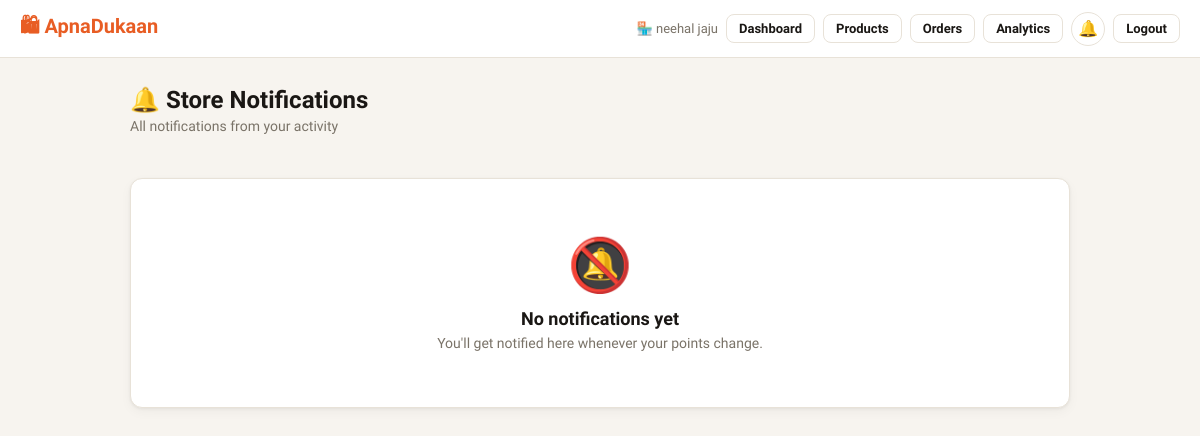
The page /owner/notifications (signed in) on the database as committed earlier.
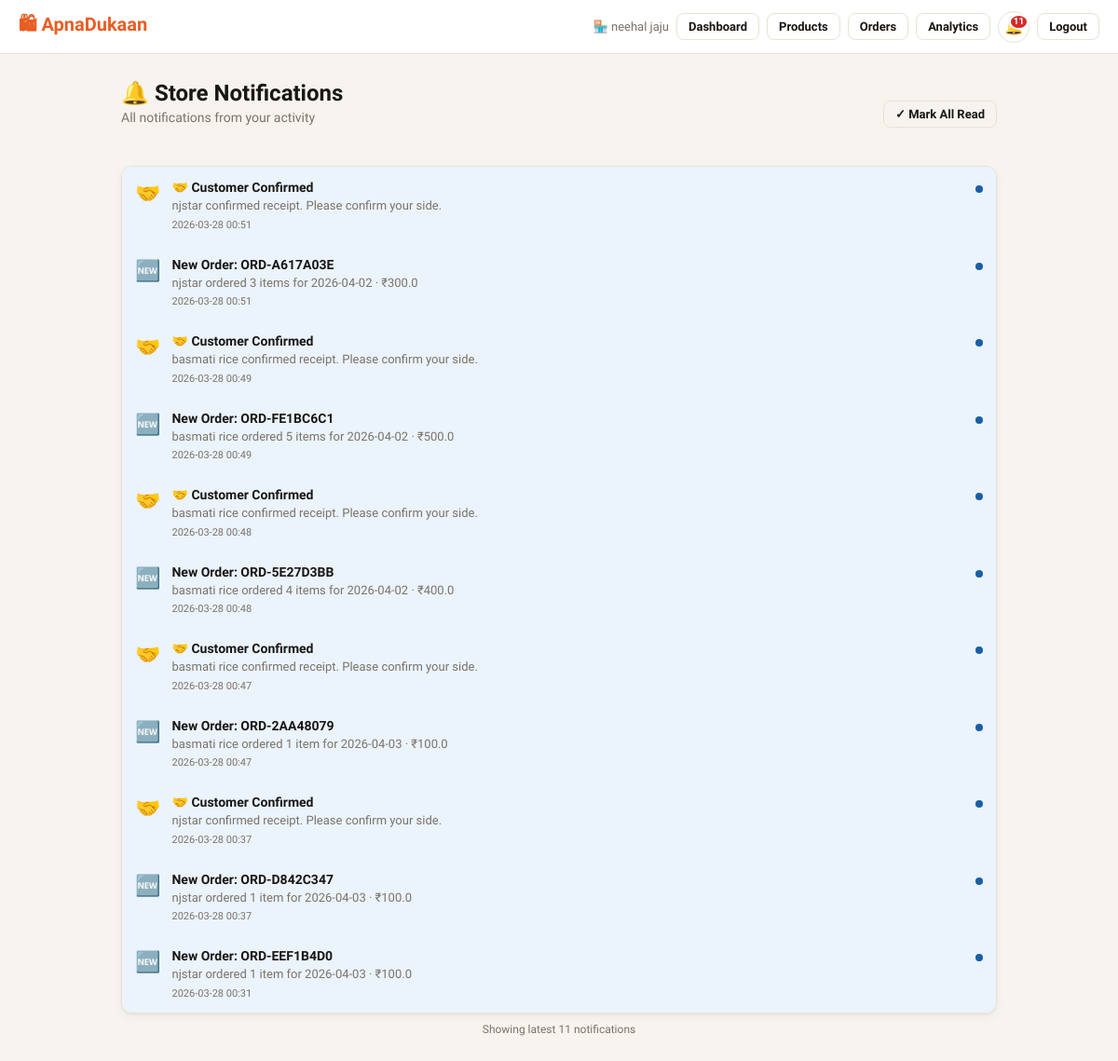
The same page on the database as committed later.
### tables this page shows
CREATE TABLE notifications(
  notif_id    TEXT PRIMARY KEY,
  recipient_type TEXT NOT NULL CHECK(recipient_type IN('customer','owner')),
  recipient_id   TEXT NOT NULL,
  title          TEXT NOT NULL,
  body           TEXT NOT NULL,
  icon           TEXT NOT NULL DEFAULT '🔔',
  is_read        INTEGER NOT NULL DEFAULT 0,
  link           TEXT NOT NULL DEFAULT '',
  created_at     TEXT NOT NULL DEFAULT(datetime('now'))
);

### app.py (the view)
    @app.route("/owner/notifications")
    @owner_required
    def owner_notifications():
        sid = session["store_id"]
        notifs = _get_notifs("owner", sid)
        get_db().execute(
            "UPDATE notifications SET is_read=1 WHERE recipient_type='owner' AND recipient_id=?",
            (sid,))
        get_db().commit()
        return render_template("notifications.html", notifs=notifs,
                               customer_name=session.get("owner_name"), page_title="Store Notifications")

### app.py (called while the page is built)
def _register_db_hooks(app):
    @app.teardown_appcontext
    def close_db(exc=None):
        db = g.pop("db", None)
        if db: db.close()

def get_db():
    if "db" not in g:
        from flask import current_app
        g.db = sqlite3.connect(current_app.config["DB_PATH"], timeout=30, check_same_thread=False)
        g.db.row_factory = sqlite3.Row
        for pragma in ("PRAGMA journal_mode=WAL","PRAGMA busy_timeout=30000",
                       "PRAGMA synchronous=NORMAL","PRAGMA foreign_keys=ON"):
            g.db.execute(pragma)
    return g.db

def get_unread_count(recipient_type, recipient_id):
    try:
        r = get_db().execute(
            "SELECT COUNT(*) FROM notifications WHERE recipient_type=? AND recipient_id=? AND is_read=0",
            (recipient_type, recipient_id)).fetchone()
        return r[0] if r else 0
    except Exception:
        return 0

def owner_required(f):
    @wraps(f)
    def d(*a,**kw):
        if not session.get("owner_id"):
            flash("Please log in to access your store dashboard.","error")
            return redirect(url_for("owner_login"))
        return f(*a,**kw)
    return d

def _register_security_headers(app):
    @app.after_request
    def add_headers(response):
        h = response.headers
        h["X-Content-Type-Options"]="nosniff"; h["X-Frame-Options"]="SAMEORIGIN"
        h["X-XSS-Protection"]="1; mode=block"; h["Referrer-Policy"]="strict-origin-when-cross-origin"
        h["Permissions-Policy"]="geolocation=(self),microphone=(),camera=()"
        if app.config.get("SESSION_COOKIE_SECURE"):
            h["Strict-Transport-Security"]="max-age=31536000; includeSubDomains"
        if request.path.startswith(("/owner/","/my-","/control-panel/")):
            h["Cache-Control"]="no-store,no-cache,must-revalidate,private"
        return response

### templates/notifications.html (shortened to what this page needs)
{% extends "base.html" %}
{% block content %}
<div style="display:flex;align-items:center;justify-content:space-between;margin-bottom:20px;flex-wrap:wrap;gap:10px;">
  <div>
    <h1 class="page-title">🔔 {{ page_title }}</h1>
    <p class="page-subtitle">All notifications from your activity</p>
  </div>
  {% if notifs %}
  <form method="POST" action="/notifications/mark-read">
    <button class="btn btn-outline btn-sm" type="submit">✓ Mark All Read</button>
  </form>
  {% endif %}
</div>
{% if not notifs %}
<div class="card" style="text-align:center;padding:56px;">
  <div style="font-size:52px;margin-bottom:12px;">🔕</div>
  <div style="font-weight:600;font-size:18px;margin-bottom:6px;">No notifications yet</div>
  <p style="color:var(--muted);font-size:14px;">You'll get notified here whenever your points change.</p>
</div>
{% else %}
<div class="card" style="padding:0;overflow:hidden;">
  {% for n in notifs %}
  <a href="{{ n.link or '#' }}" style="display:block;color:inherit;text-decoration:none;">
    <div class="notif-item {% if not n.is_read %}unread{% endif %}">
      <div class="notif-icon">{{ n.icon }}</div>
      <div style="flex:1;">
        <div class="notif-title">{{ n.title }}</div>
        <div class="notif-body">{{ n.body }}</div>
        <div class="notif-time">{{ n.created_at[:16].replace('T',' ') }}</div>
      </div>
      {% if not n.is_read %}
      <div style="width:8px;height:8px;border-radius:50%;background:var(--blue);
                  flex-shrink:0;margin-top:6px;" title="Unread"></div>
      {% endif %}
    </div>
  </a>
  {% endfor %}
</div>
<div style="text-align:center;margin-top:10px;font-size:12px;color:var(--muted);">
  Showing latest {{ notifs|length }} notification{{ 's' if notifs|length != 1 }}
</div>
{% endif %}
{% endblock %}

### templates/base.html (shortened to what this page needs)
<!DOCTYPE html>
<html lang="en">
<head>
</head>
<body>
<nav class="nav">
  <a href="/" class="nav-brand">🛍 ApnaDukaan</a>
  <div class="nav-actions">
    <div id="nav-menu" class="nav-menu">
      {% if session.customer_name %}
      <span class="nav-user">👤 {{ session.customer_name }}</span>
      <form action="/search_product" method="GET" class="nav-search">
        <input
          type="text"
          name="q"
          placeholder="Search products..."
          class="nav-search-input"
        >
      </form>
      <a href="/my-orders" class="btn btn-outline btn-sm">🛒 My Orders</a>
      <a href="/my-points" class="btn btn-outline btn-sm">⭐ Points</a>
      <a href="/scan" class="btn btn-outline btn-sm">📷 Scan</a>
      {% if cart_count > 0 %}
        <span class="points-pill">🛒 {{ cart_count }} · ₹{{ cart_total }}</span>
      {% endif %}
      <a href="/notifications" class="notif-bell nav-item nav-highlight" title="Notifications">
        <span class="notif-bell-icon">🔔{% if notif_count > 0 %}<span class="notif-dot">{{ notif_count if notif_count < 100 else '99+' }}</span>{% endif %}</span><span>Notifications</span>
      </a>
      <a href="/customer/logout" class="btn btn-outline btn-sm">Logout</a>
    {% elif session.owner_id %}
      <span class="nav-user">🏪 {{ owner_name }}</span>
      <a href="/owner/dashboard" class="btn btn-outline btn-sm">Dashboard</a>
      <a href="/owner/products" class="btn btn-outline btn-sm">Products</a>
      <a href="/owner/orders" class="btn btn-outline btn-sm">Orders</a>
      <a href="/owner/analytics" class="btn btn-outline btn-sm">Analytics</a>
      <a href="/owner/notifications" class="notif-bell nav-item nav-highlight" title="Notifications">
        <span class="notif-bell-icon">🔔{% if notif_count > 0 %}<span class="notif-dot">{{ notif_count if notif_count < 100 else '99+' }}</span>{% endif %}</span><span>Notifications</span>
      </a>
      <a href="/owner/logout" class="btn btn-outline btn-sm">Logout</a>
    {% endif %}
    </div>
    </div>
</nav>
<div class="container">
  {% block content %}{% endblock %}
</div>
</body>
</html>

### templates/base.html (style rules this page uses)
:root { --bg:#F7F4EF;--card:#fff;--border:#E8E2D8;--text:#1A1714;--muted:#7A7368; --orange:#E85D24;--ol:#FEF0E9;--green:#1D9E75;--gl:#EAF7F1;--blue:#185FA5;--bl:#EBF3FC; --red:#D42B2B;--rl:#FEF0F0;--yellow:#CA8A04;--yl:#FEFCE8;--r:12px; --sh:0 1px 3px rgba(0,0,0,.06),0 4px 12px rgba(0,0,0,.04); }
* { box-sizing:border-box;margin:0;padding:0; }
body { font-family:'Plus Jakarta Sans',sans-serif;background:var(--bg);color:var(--text);min-height:100vh; }
a { color:inherit;text-decoration:none; }
.nav { background:var(--card);border-bottom:1px solid var(--border);padding:0 20px; display:flex;align-items:center;justify-content:space-between;height:58px;position:sticky;top:0;z-index:100; }
.nav-brand { font-size:20px;font-weight:700;color:var(--orange); }
.nav-actions { display:flex;align-items:center;gap:8px;flex-wrap:wrap; }
.nav-user { font-size:13px;color:var(--muted); }
.container { max-width:980px;margin:0 auto;padding:28px 20px; }
.page-title { font-size:24px;font-weight:700;margin-bottom:4px; }
.page-subtitle { font-size:14px;color:var(--muted);margin-bottom:24px; }
.card { background:var(--card);border:1px solid var(--border);border-radius:var(--r);padding:20px;box-shadow:var(--sh); }
.btn { display:inline-flex;align-items:center;gap:6px;padding:9px 18px;border-radius:8px; font-size:14px;font-weight:600;cursor:pointer;border:none;transition:all .15s;font-family:inherit; }
.btn-outline { background:transparent;border:1.5px solid var(--border);color:var(--text); }
.btn-sm { padding:6px 12px;font-size:13px; }
.notif-bell { position:relative;display:inline-flex;align-items:center;justify-content:center; width:34px;height:34px;border-radius:50%;border:1.5px solid var(--border); background:var(--card);cursor:pointer;font-size:16px;transition:all .15s; }
.notif-bell-icon { position:relative;display:inline-flex;align-items:center;justify-content:center;line-height:1; }
.notif-dot { position:absolute;top:-6px;right:-6px;background:var(--red);color:#fff; border-radius:50%;min-width:17px;height:17px;font-size:10px;font-weight:700; display:flex;align-items:center;justify-content:center;padding:0 3px; border:2px solid var(--card); }
.notif-item { display:flex;gap:12px;padding:14px;border-bottom:1px solid var(--border); align-items:flex-start;transition:background .1s; }
.notif-item:last-child { border-bottom:none; }
.notif-item.unread { background:var(--bl); }
.notif-icon { font-size:22px;flex-shrink:0;margin-top:2px; }
.notif-title { font-weight:700;font-size:14px;margin-bottom:2px; }
.notif-body { font-size:13px;color:var(--muted);line-height:1.5; }
.notif-time { font-size:11px;color:var(--muted);margin-top:4px; }
.nav-menu { display: flex;align-items: center;gap: 8px }

Rows that differ between the two databases and show on the page:
added notifications: icon "🤝", title "🤝 Customer Confirmed", body "njstar confirmed receipt. Please confirm your side.", created_at "2026-03-28 00:51", is_read 0 (drawn)
added notifications: icon "🆕", title "New Order: ORD-A617A03E", body "njstar ordered 3 items for 2026-04-02 · ₹300.0", created_at "2026-03-28 00:51", is_read 0 (drawn)
added notifications: icon "🤝", title "🤝 Customer Confirmed", body "basmati rice confirmed receipt. Please confirm your side.", created_at "2026-03-28 00:49", is_read 0 (drawn)
added notifications: icon "🆕", title "New Order: ORD-FE1BC6C1", body "basmati rice ordered 5 items for 2026-04-02 · ₹500.0", created_at "2026-03-28 00:49", is_read 0 (drawn)
added notifications: icon "🤝", title "🤝 Customer Confirmed", body "basmati rice confirmed receipt. Please confirm your side.", created_at "2026-03-28 00:48", is_read 0 (drawn)
added notifications: icon "🆕", title "New Order: ORD-5E27D3BB", body "basmati rice ordered 4 items for 2026-04-02 · ₹400.0", created_at "2026-03-28 00:48", is_read 0 (drawn)
added notifications: icon "🤝", title "🤝 Customer Confirmed", body "basmati rice confirmed receipt. Please confirm your side.", created_at "2026-03-28 00:47", is_read 0 (drawn)
added notifications: icon "🆕", title "New Order: ORD-2AA48079", body "basmati rice ordered 1 item for 2026-04-03 · ₹100.0", created_at "2026-03-28 00:47", is_read 0 (drawn)
added notifications: icon "🤝", title "🤝 Customer Confirmed", body "njstar confirmed receipt. Please confirm your side.", created_at "2026-03-28 00:37", is_read 0 (drawn)
added notifications: icon "🆕", title "New Order: ORD-D842C347", body "njstar ordered 1 item for 2026-04-03 · ₹100.0", created_at "2026-03-28 00:37", is_read 0 (drawn)
added notifications: icon "🆕", title "New Order: ORD-EEF1B4D0", body "njstar ordered 1 item for 2026-04-03 · ₹100.0", created_at "2026-03-28 00:31", is_read 0 (drawn)
Other text that changed with them:
{{ notif_count if notif_count < 100 else '99+' }}: (not shown) → "11"
{{ notifs|length }}: (not shown) → "11"
{{ 's' if notifs|length != 1 }}: (not shown) → "s"
text no longer shown: "🔕 No notifications yet You'll get notified here whenever your points change."
text now shown: "✓ Mark All Read Showing latest notification"
